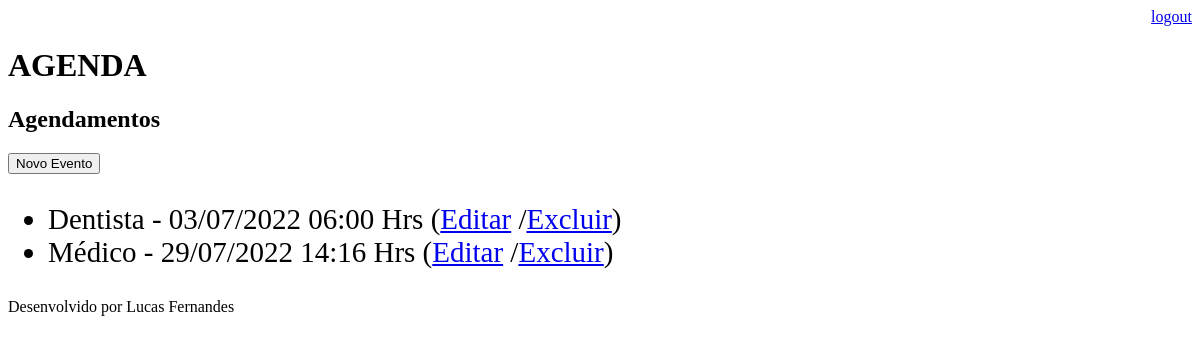
The page /agenda/ (signed in) on the database as committed earlier.
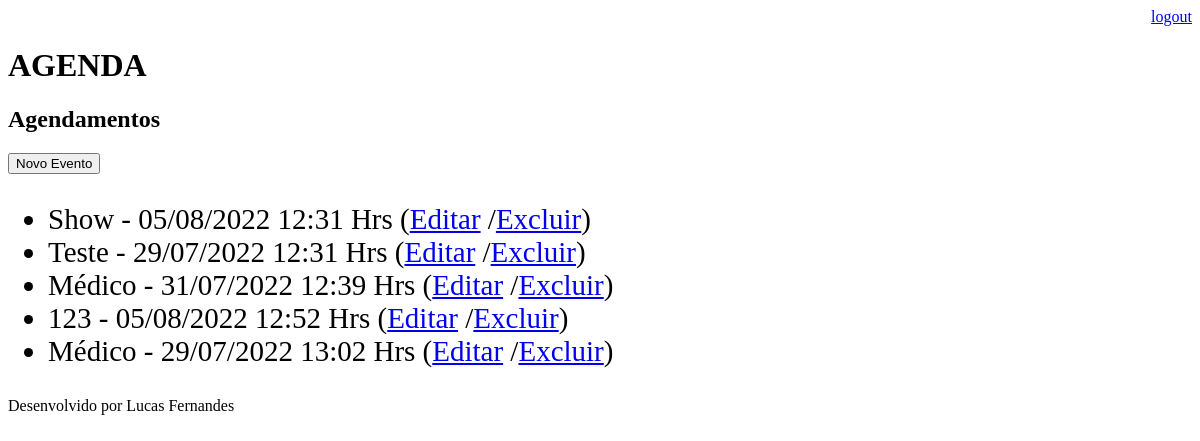
The same page on the database as committed later.
### core/models.py (models this page shows, shortened)
class Evento(models.Model):
    titulo = models.CharField(max_length=100)
    descricao = models.TextField(blank=True, null=True)
    data_evento = models.DateTimeField(verbose_name='Data do Evento')
    data_criacao = models.DateTimeField(auto_now=True)
    usuario = models.ForeignKey(User, on_delete=models.CASCADE)
    class Meta:
        db_table = 'evento'
    def get_data_evento(self):
        return self.data_evento.strftime('%d/%m/%Y %H:%M Hrs')

### core/views.py (the view)
# urls.py: path('agenda/', views.lista_eventos),
@login_required(login_url='/login/')
def lista_eventos(request):
    user = request.user
    usuario = request.user
    evento = Evento.objects.filter(usuario=usuario)
    dados = {'eventos': evento}
    return render(request, 'agenda.html', dados)

### templates/agenda.html
{% extends "model-page.html" %}
{% block content %}
    <h2>Agendamentos</h2>
    <a href="evento">
        <button type="button">Novo Evento</button>
    </a>
    <ul style="font-size: 29px">
    {% for evento in eventos %}
        <li>
            {{evento.titulo}} - {{evento.get_data_evento}}
            (<a href="evento/?id={{ evento.id }}">Editar</a>
            /<a href="evento/delete/{{ evento.id }}/">Excluir</a>)
        </li>
    {% endfor %}
    </ul>
{% endblock %}

### templates/model-page.html
<!DOCTYPE html>
<html lang="en">
<head>
    {% include "model-header.html" %}
</head>
<body>
    {% block content %} {% endblock %}
    {% include "model-footer.html" %}
</body>
</html>

### templates/model-header.html (shortened to what this page needs)
<div align="right">
<a href="/logout">logout</a>
</div>
<H1> AGENDA </H1>

### templates/model-footer.html
<p>Desenvolvido por Lucas Fernandes</p>

Rows that differ between the two databases and show on the page:
removed Evento: titulo "Dentista", get_data_evento "03/07/2022 06:00 Hrs"
removed Evento: titulo "Médico", get_data_evento "29/07/2022 14:16 Hrs"
added Evento: titulo "Show", get_data_evento "05/08/2022 12:31 Hrs"
added Evento: titulo "Teste", get_data_evento "29/07/2022 12:31 Hrs"
added Evento: titulo "Médico", get_data_evento "31/07/2022 12:39 Hrs"
added Evento: titulo "123", get_data_evento "05/08/2022 12:52 Hrs"
added Evento: titulo "Médico", get_data_evento "29/07/2022 13:02 Hrs"
